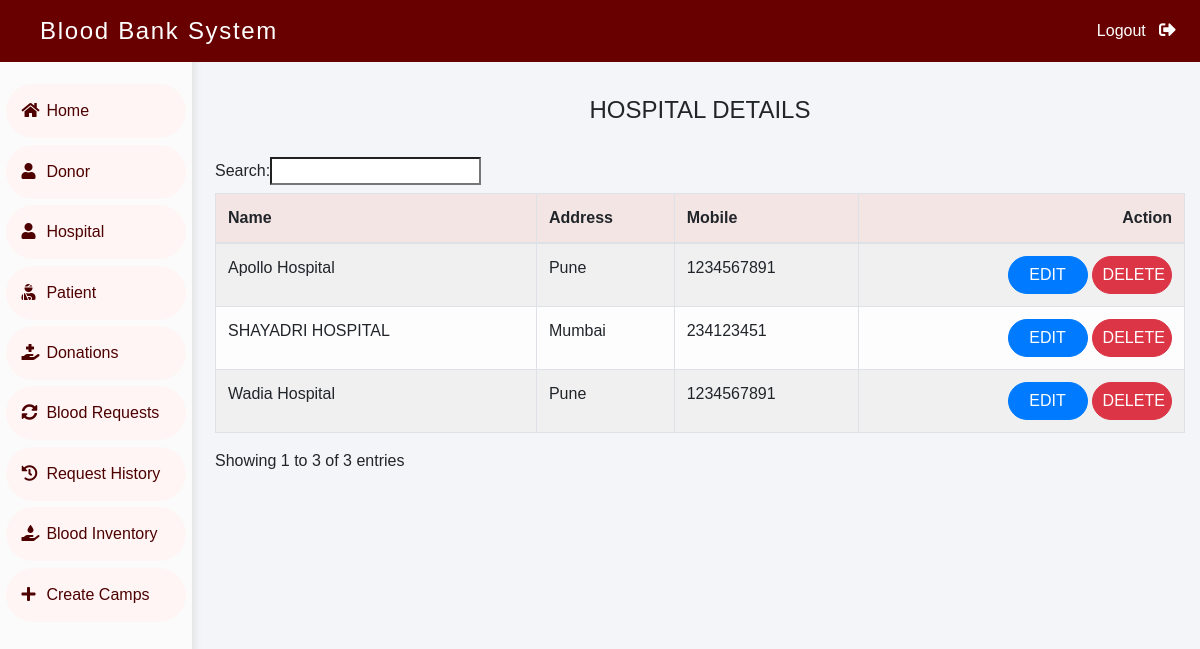
/admin-hospital (signed in), run on the app's committed database.
### hospital/models.py (models this page shows, shortened)
class Hospital(models.Model):
    user=models.OneToOneField(
        User,
        on_delete=models.CASCADE
    )
    address = models.CharField(
        max_length=40
    )
    mobile = models.CharField(
        max_length=20,
        null=False
    )
    @property
    def get_name(self):
        return self.user.first_name+" "+self.user.last_name

### blood/views.py (the view)
# urls.py: path('admin-hospital', views.admin_hospital_view,name='admin-hospital'),
@login_required(login_url='adminlogin')
def admin_hospital_view(request):
    hospitals=hmodels.Hospital.objects.all()
    return render(request,'blood/admin_hospital.html',{'hospitals':hospitals})

### templates/blood/admin_hospital.html
{% extends 'blood/adminbase.html' %}
{% block content %}
{% load widget_tweaks %}
{%load static%}
<br><br>
<div class="container">
    <H4 class="text-center">HOSPITAL DETAILS</H4><br>
    <table class="table table-light table-hover table-bordered table-striped">
        <thead class="headings">
            <tr>
                <th scope="col">Name</th>
                <th scope="col">Address</th>
                <th scope="col">Mobile</th>
                <th class="text-right">Action</th>
            </tr>
        </thead>
        <tbody>
            {% for t in hospitals %}
            <tr>
                <td> {{t.get_name}}</td>
                <td>{{t.address}}</td>
                <td>{{t.mobile}}</td>
                <td class="text-right">
                    <button class="btn btn-primary badge-pill" style="width: 80px;"><a  style="text-decoration: none;color: white;" href="{% url 'update-hospital' t.id  %}">EDIT</a> </button>
                    <button class="btn btn-danger badge-pill" style="width: 80px;"><a  style="text-decoration: none;color: white;" href="{% url 'delete-hospital' t.id  %}">DELETE</a> </button>
                </td>
            </tr>
            {% endfor %}
        </tbody>
    </table>
</div>
{% endblock content %}

### templates/blood/adminbase.html (style rules this page uses)
* { margin: 0; padding: 0; box-sizing: border-box; list-style: none; text-decoration: none; font-family: 'Josefin Sans', sans-serif; }
body { background-color: #f3f5f9; }
.table .headings { background-color: rgb(244, 229, 229); }

### data on the page
Hospital: get_name "Apollo Hospital", address "Pune", mobile "1234567891"
Hospital: get_name "SHAYADRI HOSPITAL", address "Mumbai", mobile "234123451"
Hospital: get_name "Wadia Hospital", address "Pune", mobile "1234567891"
